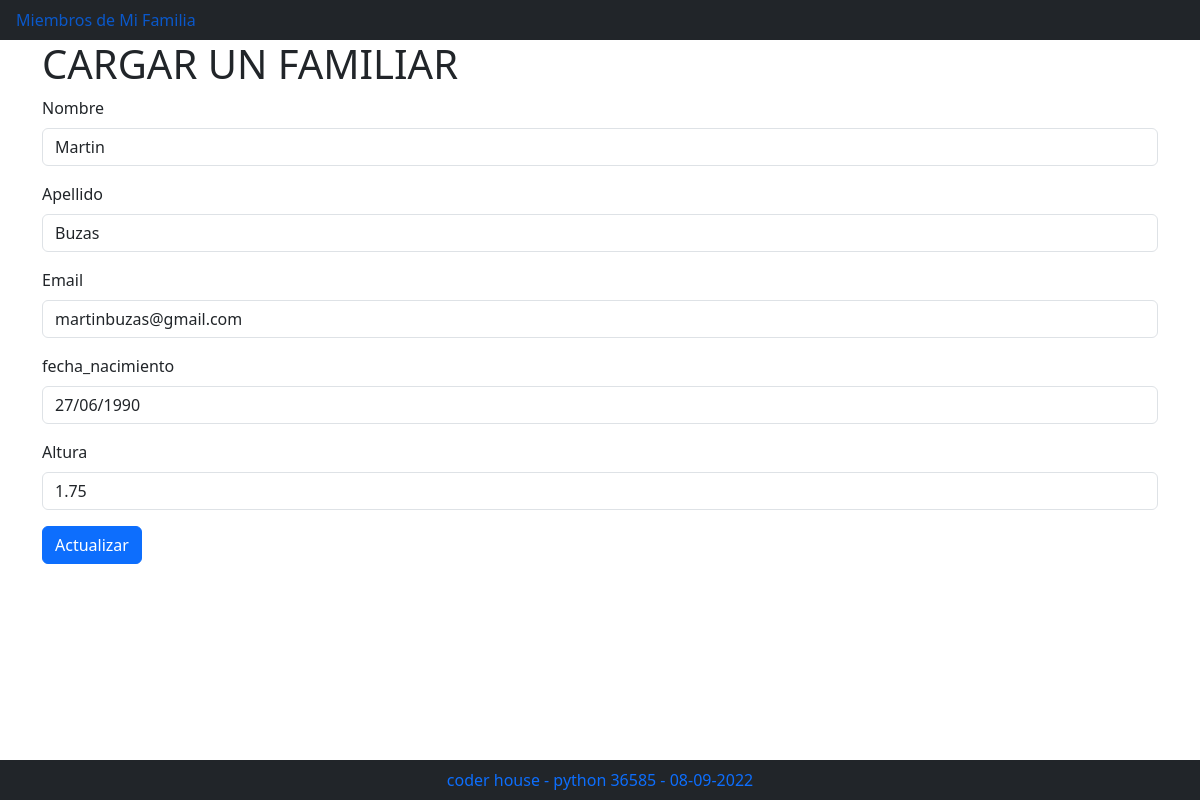
The app's page /actualizar/1 with its own data.
### familia/models.py (models this page shows)
class Persona(models.Model):
    nombre = models.CharField(max_length=100)
    apellido = models.CharField(max_length=100)
    email = models.CharField(max_length=100)
    fecha_nacimiento = models.DateField()
    altura = models.FloatField(default=0.0)

### familia/views.py (the view, shortened to what this page needs)
# urls.py: path('actualizar/', views.actualizar, name="actualizar_action"),
def actualizar(request, identificador=''):
    if request.method == "GET":
        persona = get_object_or_404(Persona, pk=int(identificador))
        initial = {
            "id": persona.id,
            "nombre": persona.nombre,
            "apellido": persona.apellido,
            "email": persona.email,
            "fecha_nacimiento": persona.fecha_nacimiento.strftime("%d/%m/%Y"),
            "altura": persona.altura,
        }
        form_actualizar = ActualizarPersonaForm(initial=initial)
        return render(request, 'familia/form_carga.html', {'form': form_actualizar, 'actualizar': True})

### familia/forms.py
class ActualizarPersonaForm(PersonaForm):
    id = forms.IntegerField(widget = forms.HiddenInput())

### familia/templates/familia/form_carga.html (shortened to what this page needs)
{% extends "familia/index.html" %}
{% load bootstrap5 %}
{% block cuerpo %}
<div class="container">
   <div class="row">
     <div class="col">
      <h1>CARGAR UN FAMILIAR</h1>
     </div>
     </div>
     <div class="row">
     <div class="col">
      {% if actualizar %}
          <form action="{% url  'actualizar_action' %}" method="post">
      {% else %}
          <form action="{% url  'agregar'%}" method="post">
      {% endif %}
      {% bootstrap_form form %}
      {% if actualizar %}
        {% bootstrap_button "Actualizar" button_type="submit" button_class="btn-primary" %}
      {% else %}
        {% bootstrap_button "Guardar" button_type="submit" button_class="btn-primary" %}
      {% endif %}
      </form>
     </div>
   </div>
 </div>
{% endblock %}

### records on screen
Persona: nombre "Martin", apellido "Buzas", email "martinbuzas@gmail.com", fecha_nacimiento "27/06/1990", altura "1.75"
